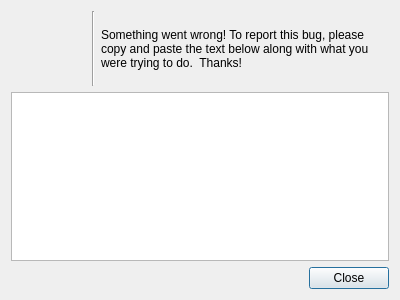
<?xml version="1.0" encoding="UTF-8"?>
<ui version="4.0">
 <class>ErrorDialog</class>
 <widget class="QDialog" name="ErrorDialog">
  <property name="geometry">
   <rect>
    <x>0</x>
    <y>0</y>
    <width>400</width>
    <height>300</height>
   </rect>
  </property>
  <property name="windowTitle">
   <string>Error encountered</string>
  </property>
  <property name="modal">
   <bool>true</bool>
  </property>
  <layout class="QVBoxLayout" name="verticalLayout">
   <item>
    <layout class="QVBoxLayout" name="verticalLayout_2">
     <item>
      <layout class="QHBoxLayout" name="horizontalLayout_2">
       <item>
        <widget class="QLabel" name="iconLabel">
         <property name="sizePolicy">
          <sizepolicy hsizetype="Fixed" vsizetype="Fixed">
           <horstretch>0</horstretch>
           <verstretch>0</verstretch>
          </sizepolicy>
         </property>
         <property name="minimumSize">
          <size>
           <width>75</width>
           <height>75</height>
          </size>
         </property>
         <property name="maximumSize">
          <size>
           <width>75</width>
           <height>75</height>
          </size>
         </property>
         <property name="text">
          <string/>
         </property>
         <property name="scaledContents">
          <bool>true</bool>
         </property>
         <property name="margin">
          <number>15</number>
         </property>
        </widget>
       </item>
       <item>
        <widget class="Line" name="line">
         <property name="orientation">
          <enum>Qt::Vertical</enum>
         </property>
        </widget>
       </item>
       <item>
        <widget class="QLabel" name="label_2">
         <property name="text">
          <string>Something went wrong! To report this bug, please copy and paste the text below along with what you were trying to do.  Thanks!</string>
         </property>
         <property name="wordWrap">
          <bool>true</bool>
         </property>
        </widget>
       </item>
      </layout>
     </item>
     <item>
      <widget class="QTextEdit" name="detailed_message"/>
     </item>
    </layout>
   </item>
   <item>
    <widget class="ErrorButtonBox" name="buttonBox">
     <property name="styleSheet">
      <string notr="true"/>
     </property>
     <property name="standardButtons">
      <set>QDialogButtonBox::Close</set>
     </property>
    </widget>
   </item>
  </layout>
 </widget>
 <customwidgets>
  <customwidget>
   <class>ErrorButtonBox</class>
   <extends>QDialogButtonBox</extends>
   <header>splaat.desktop.widgets</header>
  </customwidget>
 </customwidgets>
 <resources/>
 <connections/>
</ui>
